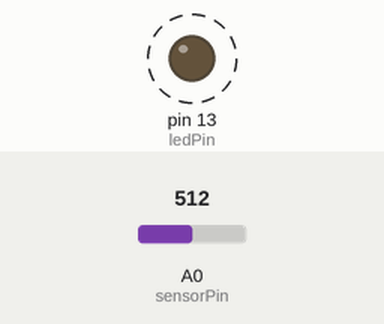
Recording of a sketch running on a simulated Arduino Uno, built with avr-gcc and run on an emulated ATmega328P. Parts: output pins drawn as LEDs (lit = HIGH). Dashed ring = blinking. Inputs (shaded band) come from the test bench; at power-on: A0 (sensorPin) = 512. What the sketch prints to the serial monitor is not drawn.

Above: at 1.8 s.
1.9 s: A0 (sensorPin) set to 0
At 3.1 s:
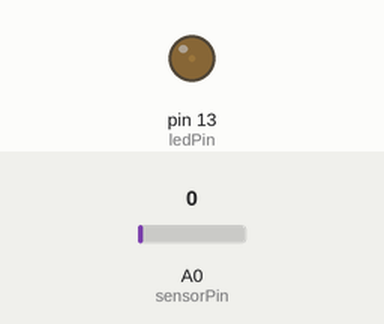
3.6 s: A0 (sensorPin) set to 122
At 3.9 s:
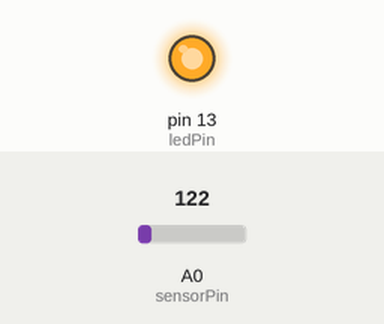
Timing chart, 0 to 13.1 s (numbered marks = the images above; inputs shaded):
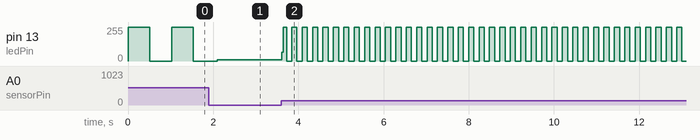

The sketch:

SimpleSerialCom.pde
```cpp
/*
  Analog Input
 Demonstrates analog input by reading an analog sensor on analog pin 0 and
 turning on and off a light emitting diode(LED)  connected to digital pin 13.
 The amount of time the LED will be on and off depends on
 the value obtained by analogRead().

 The circuit:
 * Potentiometer attached to analog input 0
 * center pin of the potentiometer to the analog pin
 * one side pin (either one) to ground
 * the other side pin to +5V
 * LED anode (long leg) attached to digital output 13
 * LED cathode (short leg) attached to ground

 * Note: because most Arduinos have a built-in LED attached
 to pin 13 on the board, the LED is optional.


 Created by David Cuartielles
 Modified 16 Jun 2009
 By Tom Igoe

 http://arduino.cc/en/Tutorial/AnalogInput

 */

int sensorPin = 0;    // select the input pin for the potentiometer
int ledPin = 13;      // select the pin for the LED
int sensorValue = 0;  // variable to store the value coming from the sensor

void setup() {
  // declare the ledPin as an OUTPUT:
  pinMode(ledPin, OUTPUT);
  Serial.begin(115200);
}

void loop() {
  // read the value from the sensor:
  sensorValue = analogRead(sensorPin);

  Serial.println(sensorValue);

  // turn the ledPin on
  digitalWrite(ledPin, HIGH);
  // stop the program for <sensorValue> milliseconds:
  delay(sensorValue);
  // turn the ledPin off:
  digitalWrite(ledPin, LOW);
  // stop the program for for <sensorValue> milliseconds:
  delay(sensorValue);
}
```

Measured:
- after the input at 3.6 s, pin 13 (ledPin): 10/255 → 64/255 at once, then moves between 0/255 and 255/255, repeating every 0.24 s
- by itself, pin 13 (ledPin): alternates 255/255 for 0.51 s and 0/255 for 0.51 s
